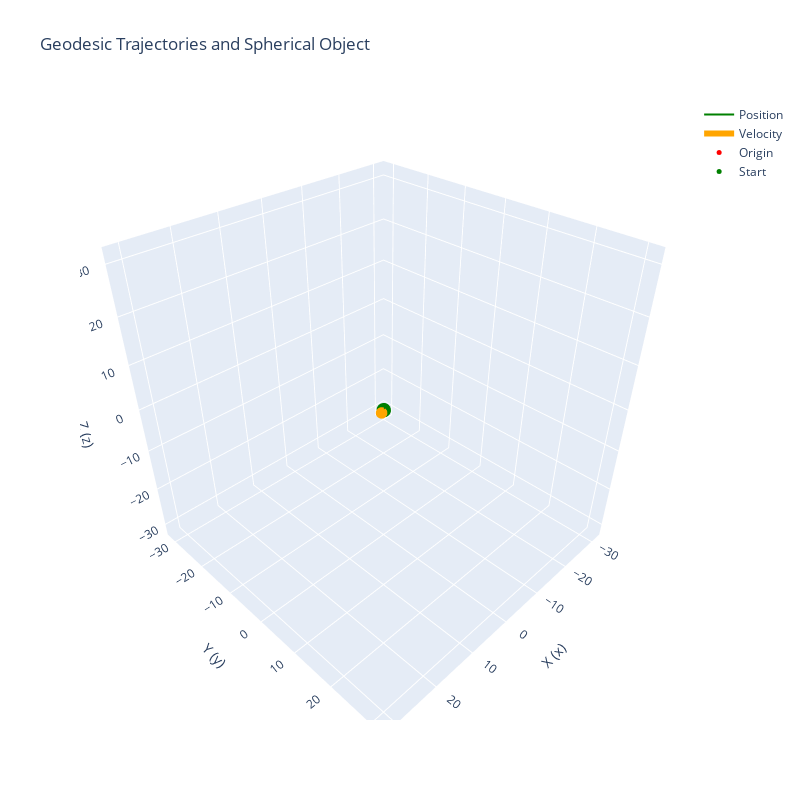

The notebook cell saved with this chart:
### Markdown cell above
## Plotting

### Code cell
import plotly.graph_objects as go
import numpy as np
from matplotlib import cm
from matplotlib.colors import Normalize

# Define the figure
fig = go.Figure()

# Normalize and prepare colors for geodesics
norm = Normalize(vmin=np.min(angles), vmax=np.max(angles))
colors = cm.viridis(norm(angles))
hex_colors = [f'rgb({int(c[0]*255)}, {int(c[1]*255)}, {int(c[2]*255)})' for c in colors]

# Plotting each geodesic with its corresponding color
angs = 1
for i in range(angs):
    geod = [g[i, :] for g in geods]
    ts, xs, ys, zs = geod[:4]
    xs = [x for x in xs]
    ys = [float(y) for y in ys]
    zs = [float(z) for z in zs]

    # Position plot
    fig.add_trace(go.Scatter3d(x=xs, y=ys, z=zs, mode='lines', line=dict(color="green"), name='Position'))
    dx, dy, dz = geod[1][5:]

    # Adding a vector trace from the start marker
    fig.add_trace(go.Scatter3d(
        x=[xs[1], xs[1] + dx],
        y=[ys[1], ys[1] + dy],
        z=[zs[1], zs[1] + dz],
        mode='lines+markers',
        marker=dict(size=4, color='orange'),  # Style the endpoint marker
        line=dict(color='orange', width=6),   # Style the line
        name='Velocity'
    ))


fig.add_trace(go.Scatter3d(
    x=[0], y=[0], z=[0],
    mode='markers',
    marker=dict(size=5, color='red'),  # Adjust size and color as needed
    name='Origin'
))
fig.add_trace(go.Scatter3d(
    x=[xs[1]], y=[ys[1]], z=[zs[1]],
    mode='markers',
    marker=dict(size=5, color='green'),  # Adjust size and color as needed
    name='Start'
))
axisLim=max(abs((min(min(xs, ys, zs)))), max(max(xs, ys, zs)))
axisLim+=2
fig.update_layout(
    width=800,
    height=800,
    scene=dict(
        xaxis_title='X (x)',
        yaxis_title='Y (y)',
        zaxis_title='Z (z)',
        aspectmode='cube',  # Ensure equal scaling
        
        xaxis=dict(range=[-axisLim, axisLim]), # Set axis limits to match sphere radius
        yaxis=dict(range=[-axisLim, axisLim]),
        zaxis=dict(range=[-axisLim, axisLim])
    ),
    title='Geodesic Trajectories and Spherical Object'
)

fig.show()

### Figure 1 — Plotly figure (JSON) as saved in the notebook; plotly's stock layout.template omitted (floating-point values rounded to 4 significant figures)
{"data": [{"line": {"color": "green"}, "mode": "lines", "name": "Position", "type": "scatter3d", "x": [-0.03165, 0.4008, 0.1002, 0.1998, -31.65, 0.7912, 0.2238, -0.1523], "y": [-0.063, 0.4019, 0.1004, 0.1995, -31.35, 1.097, 0.1495, -0.3006], "z": [-0.09405, 0.4033, 0.1005, 0.1991, -31.04, 1.415, 0.07712, -0.4445]}, {"line": {"color": "orange", "width": 6}, "marker": {"color": "orange", "size": 4}, "mode": "lines+markers", "name": "Velocity", "type": "scatter3d", "x": [0.4008, 1.192], "y": [0.4019, 0.6257], "z": [0.4033, 0.251]}, {"marker": {"color": "red", "size": 5}, "mode": "markers", "name": "Origin", "type": "scatter3d", "x": [0], "y": [0], "z": [0]}, {"marker": {"color": "green", "size": 5}, "mode": "markers", "name": "Start", "type": "scatter3d", "x": [0.4008], "y": [0.4019], "z": [0.4033]}], "layout": {"height": 800, "scene": {"aspectmode": "cube", "xaxis": {"range": [-33.04, 33.04], "title": {"text": "X (x)"}}, "yaxis": {"range": [-33.04, 33.04], "title": {"text": "Y (y)"}}, "zaxis": {"range": [-33.04, 33.04], "title": {"text": "Z (z)"}}}, "title": {"text": "Geodesic Trajectories and Spherical Object"}, "width": 800}}
